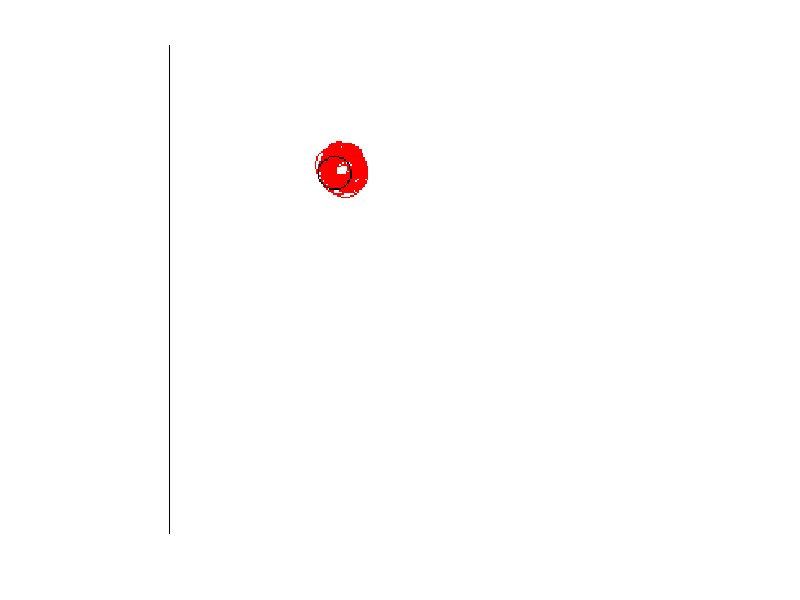

Write the MATLAB code that produced this figure.
%-----------------------------------------------------------------
%  Exercise 15.11
%  Visual Tracking
%  Use particle filter for tracking a circle moving according to 
%  a random uniform model in the image.
%
%  Includes functions for circle plotting, likelihood estimation 
%  and particle sampling.
%
%  Writing to a video file can be activated by activating the 
%  related commented code
%-----------------------------------------------------------------

function tracking_15_11

clear

DIM = 300;%image size (DIM x DIM)

CYCLES = 120;%the number of cycles

r=10;%the radius of the circle to track

C=5;%coefficient for the noise covariance
    %bigger C => higher dispersion of particles
    
%initial position of the circle at the image center
i0 = floor(DIM/2);
j0 = floor(DIM/2);

%mean and variance for the noise model 
M = [0 0]';
V = C*[2 0.5; 0.5 2];

N = 50; %number of particles

%initialize particles
particle =  mvnrnd(M,V,N) + repmat(  [i0 j0], N, 1);

% initialize particle weights to the same value
w = ones(1,N)/N; 

%activate commented 2 lines to write into a video file
%writerObj = VideoWriter('particlefilter.avi');
%open(writerObj);


for k=1:CYCLES

    % the circle moves randomly following a uniform
    % motion model in the interval [-10 10] for each dimension
    eta = floor(20*rand(2,1)-10);  
    i0 = eta(1) + i0;
    j0 = eta(2) + j0;

    %the real circle image
    target_image = plotCircle(r,i0,j0, DIM); 
    
    %add noise to image
    %target_image = imnoise(target_image,'salt & pepper', 0.04);
    
    %get the likelihood for each particle
    for c=1:N
        w(c) = calculateObservationLikelihood( i0, j0, particle(c,1), particle(c,2) );
    end

    %weight normalization
    if sum(w)==0
        break;
    end
    w = w/sum(w);
    
    %create image for plotting 
    particle_image = zeros(DIM,DIM);

    %Draw all particles into an RGB image with red color
    for c=1:N
        particle_image = particle_image + plotCircle(r,particle(c,1),particle(c,2), DIM);
    end
    
    %do resampling based on the weights
    for c=1:N
        s = performSampling(w);
        M1 = [particle(s,1); particle(s,2)]; 
        y(c,:) = M1 + mvnrnd(M,V,1)'; %generate observations
    end
    
    particle = y;

    rgb_image = ones(DIM, DIM, 3);
    
    %paint red the particles
    rgb_image(:,:,2) = rgb_image(:,:,1) .* double(1 - particle_image);
    rgb_image(:,:,3) = rgb_image(:,:,2) ;
    
    %paint black the target
    rgb_image(:,:,1) = rgb_image(:,:,1).*double(1-target_image);
    rgb_image(:,:,2) = rgb_image(:,:,2).*double(1-target_image);
    rgb_image(:,:,3) = rgb_image(:,:,2);

    imshow(rgb_image);
    pause(0.25) %delay for display purposes
        
    %activate commented line to write into a video file
    %writeVideo(writerObj,rgb_image);
end

%activate commented line to write into a video file
%close(writerObj);
end


%Plot a white circle onto an image with black background
%r the circle radius
%i0, j0 the circle center
%DIM the size of the rectangular image
function outimage = plotCircle(r,i0,j0, DIM)
t = 0:0.1:2*pi;

i = round (r * cos(t) + i0);
j = round (r * sin(t) + j0);

outimage = zeros(DIM,DIM);

valid = (i>0 & i<DIM & j>0 & j<DIM);

i = i(valid);
j = j(valid);

for c=1:size(i,2)
    outimage(i(c),j(c))=1;
end
end

%Calculate likelihood p(y_n|x_n) of a particle based on the distance from the real center
% i0, j0 (x_n) the circle center coordinates
% i, j (y_n) the particle coordinates
function f = calculateObservationLikelihood(i0, j0, i, j)

a = 2; %decay factor

d = sqrt( (i-i0)^2 + (j-j0)^2 ); 

f = exp(-a * d);
end

%Do sampling given the weight function w
function out = performSampling(w)

x = rand;
acc = 0;
i=1;

while 1
    
    acc = acc + w(i);
    if acc > x
        break;
    end
    i=i+1;
    
end
out=i;

end
